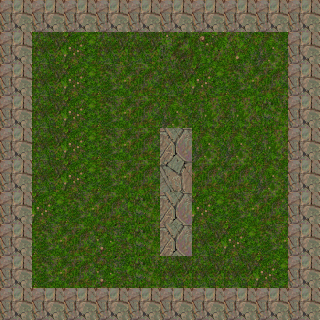

A level layout from a 2D game, rendered from its tile map. Below: a short description, then the map file with tile-grid data replaced by summaries:
An orthogonal 10x10 tile map with 32x32 px tiles, 1 tile layer (Tile Layer 1), 2 tilesets.

<map version="1.0" orientation="orthogonal" width="10" height="10" tilewidth="32" tileheight="32">
 <tileset firstgid="1" name="grass" tilewidth="32" tileheight="32">
  <image source="grass.png" width="128" height="128" />
 </tileset>
 <tileset firstgid="17" name="rocks" tilewidth="32" tileheight="32">
  <properties>
   <property name="blocked" value="true" />
  </properties>
  <image source="rocks.png" width="128" height="128" />
 </tileset>
 <layer name="Tile Layer 1" width="10" height="10">
  <data>[100 cells, 100 non-empty, 14 distinct tile ids]</data>
 </layer>
</map>
